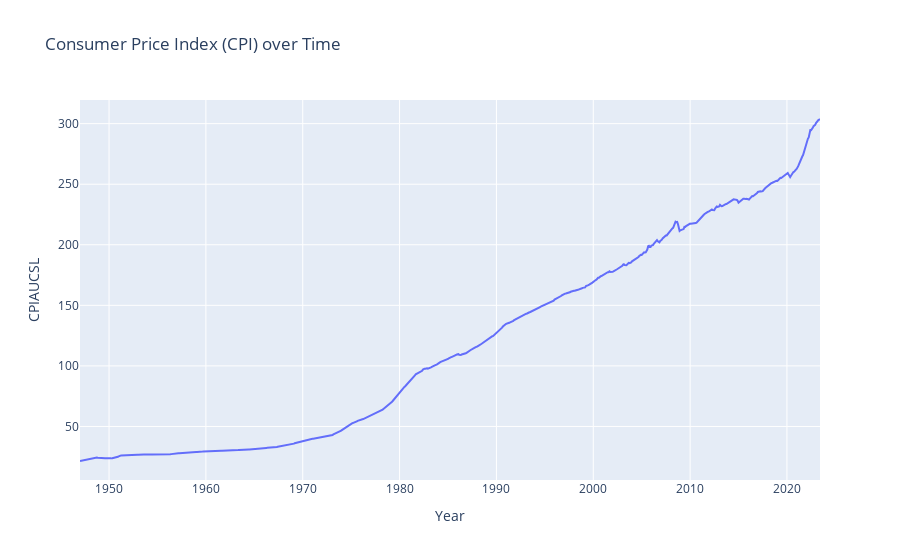

This figure's notebook cell:
### Code cell
# Convert 'Year' column to datetime format
cpi_df['Year'] = pd.to_datetime(cpi_df['Year'])

# Plot the data using Plotly
fig = px.line(cpi_df, x='Year', y='CPIAUCSL', title='Consumer Price Index (CPI) over Time')
fig.show()

### Figure 1 — Plotly figure (JSON) as saved in the notebook; plotly's stock layout.template omitted (floating-point values rounded to 4 significant figures; data arrays with more than 128 entries replaced by an {"elided": "..."} marker saying what was removed)
{"data": [{"hovertemplate": "Year=%{x}<br>CPIAUCSL=%{y}<extra></extra>", "legendgroup": "", "line": {"color": "#636efa", "dash": "solid"}, "marker": {"symbol": "circle"}, "mode": "lines", "name": "", "orientation": "v", "showlegend": false, "type": "scatter", "x": {"elided": "918 str values"}, "xaxis": "x", "y": {"elided": "918 float values"}, "yaxis": "y"}], "layout": {"legend": {"tracegroupgap": 0}, "title": {"text": "Consumer Price Index (CPI) over Time"}, "xaxis": {"anchor": "y", "domain": [0, 1], "title": {"text": "Year"}}, "yaxis": {"anchor": "x", "domain": [0, 1], "title": {"text": "CPIAUCSL"}}}}
